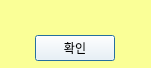
<?xml version="1.0" encoding="UTF-8"?>
<ui version="4.0">
 <class>Dialog</class>
 <widget class="QDialog" name="Dialog">
  <property name="geometry">
   <rect>
    <x>0</x>
    <y>0</y>
    <width>151</width>
    <height>68</height>
   </rect>
  </property>
  <property name="sizePolicy">
   <sizepolicy hsizetype="Expanding" vsizetype="Preferred">
    <horstretch>0</horstretch>
    <verstretch>0</verstretch>
   </sizepolicy>
  </property>
  <property name="minimumSize">
   <size>
    <width>151</width>
    <height>0</height>
   </size>
  </property>
  <property name="windowTitle">
   <string>dialog</string>
  </property>
  <property name="styleSheet">
   <string notr="true">background-color:rgb(250, 255, 151)</string>
  </property>
  <property name="modal">
   <bool>true</bool>
  </property>
  <widget class="QWidget" name="verticalLayoutWidget">
   <property name="geometry">
    <rect>
     <x>0</x>
     <y>0</y>
     <width>151</width>
     <height>61</height>
    </rect>
   </property>
   <layout class="QVBoxLayout" name="verticalLayout" stretch="0,0">
    <property name="spacing">
     <number>0</number>
    </property>
    <property name="sizeConstraint">
     <enum>QLayout::SetDefaultConstraint</enum>
    </property>
    <property name="bottomMargin">
     <number>0</number>
    </property>
    <item alignment="Qt::AlignHCenter">
     <widget class="QLabel" name="messageLabel">
      <property name="sizePolicy">
       <sizepolicy hsizetype="Expanding" vsizetype="Preferred">
        <horstretch>0</horstretch>
        <verstretch>0</verstretch>
       </sizepolicy>
      </property>
      <property name="font">
       <font>
        <weight>75</weight>
        <bold>true</bold>
       </font>
      </property>
      <property name="text">
       <string/>
      </property>
      <property name="alignment">
       <set>Qt::AlignCenter</set>
      </property>
     </widget>
    </item>
    <item>
     <layout class="QHBoxLayout" name="horizontalLayout">
      <property name="spacing">
       <number>0</number>
      </property>
      <property name="leftMargin">
       <number>0</number>
      </property>
      <property name="topMargin">
       <number>0</number>
      </property>
      <property name="rightMargin">
       <number>0</number>
      </property>
      <item alignment="Qt::AlignHCenter">
       <widget class="QPushButton" name="cancelButton">
        <property name="sizePolicy">
         <sizepolicy hsizetype="Fixed" vsizetype="Fixed">
          <horstretch>0</horstretch>
          <verstretch>0</verstretch>
         </sizepolicy>
        </property>
        <property name="styleSheet">
         <string notr="true">background-color:rgb(255, 255, 255)</string>
        </property>
        <property name="text">
         <string>확인</string>
        </property>
       </widget>
      </item>
     </layout>
    </item>
   </layout>
  </widget>
 </widget>
 <resources/>
 <connections/>
</ui>
